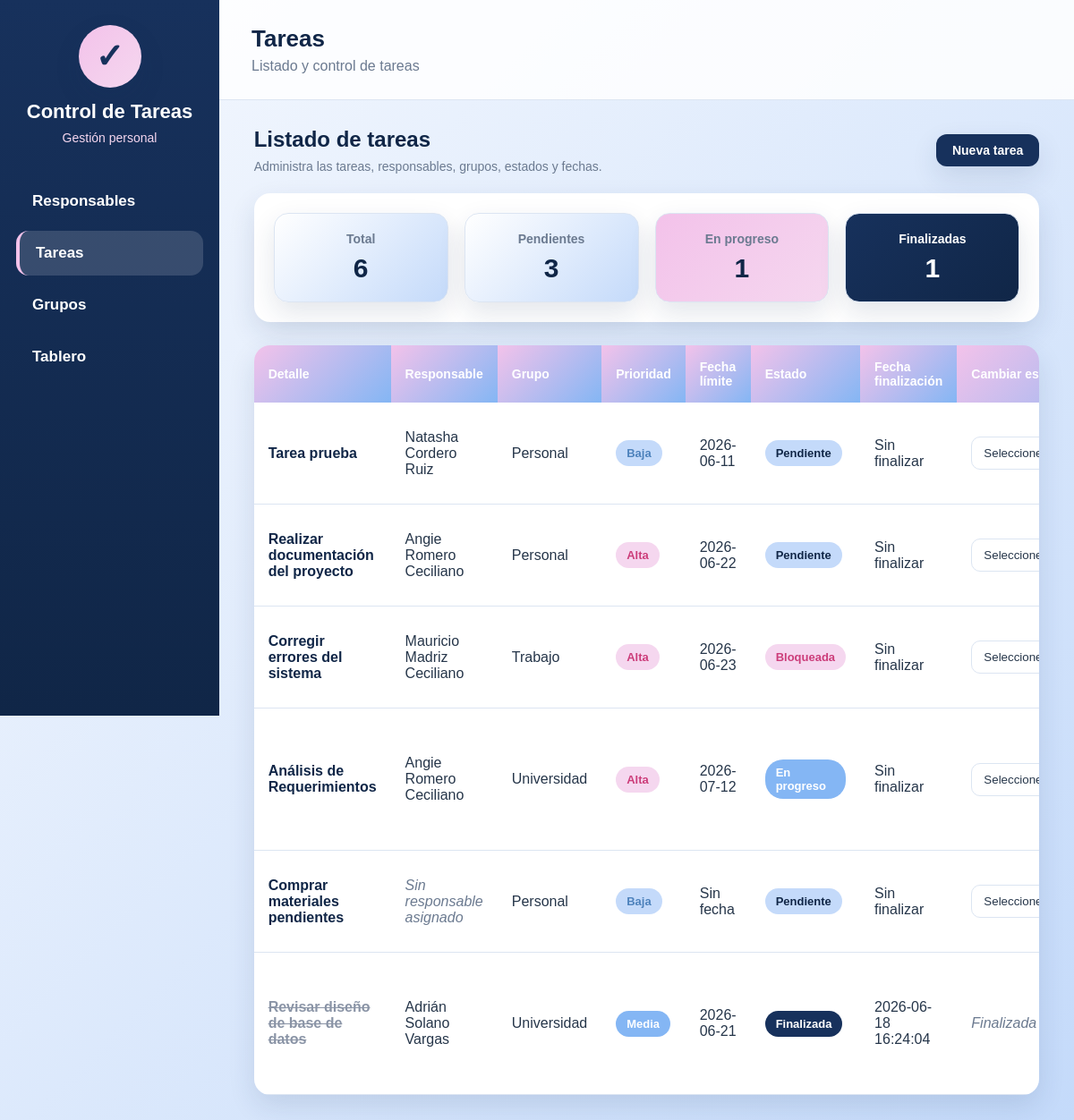
The page /tareas/listar.php on the database its author committed.
### tables this page shows
CREATE TABLE `tareas` (
  `id_tarea` int NOT NULL AUTO_INCREMENT,
  `detalle` text NOT NULL,
  `prioridad` enum('Baja','Media','Alta') NOT NULL,
  `fecha_limite` date DEFAULT NULL,
  `estado` enum('Pendiente','En progreso','Bloqueada','Finalizada') NOT NULL DEFAULT 'Pendiente',
  `fecha_finalizacion` datetime DEFAULT NULL,
  `id_responsable` int DEFAULT NULL,
  `id_grupo` int DEFAULT NULL,
  PRIMARY KEY (`id_tarea`),
  KEY `idx_tareas_responsable` (`id_responsable`),
  KEY `idx_tareas_grupo` (`id_grupo`),
  CONSTRAINT `fk_tareas_grupos` FOREIGN KEY (`id_grupo`) REFERENCES `grupos` (`id_grupo`) ON DELETE SET NULL,
  CONSTRAINT `fk_tareas_responsable` FOREIGN KEY (`id_responsable`) REFERENCES `responsables` (`id_responsable`) ON DELETE SET NULL,
  CONSTRAINT `fk_tareas_responsables` FOREIGN KEY (`id_responsable`) REFERENCES `responsables` (`id_responsable`) ON DELETE SET NULL
);

CREATE TABLE `responsables` (
  `id_responsable` int NOT NULL AUTO_INCREMENT,
  `identificacion` varchar(50) NOT NULL,
  `nombre` varchar(100) NOT NULL,
  `apellidos` varchar(150) NOT NULL,
  PRIMARY KEY (`id_responsable`)
);

CREATE TABLE `grupos` (
  `id_grupo` int NOT NULL AUTO_INCREMENT,
  `nombre` varchar(100) NOT NULL,
  PRIMARY KEY (`id_grupo`)
);

### tareas/listar.php (the view, shortened to what this page needs)
<?php
require_once "../config/conexion.php";
$titulo_pagina = "Tareas";
$subtitulo_pagina = "Listado y control de tareas";
$pagina_activa = "tareas";
$css_pagina = "tareas/listar.css";
$sql = "
    SELECT
        t.id_tarea,
        t.detalle,
        t.prioridad,
        t.fecha_limite,
        t.estado,
        t.fecha_finalizacion,
        t.id_responsable,
        t.id_grupo,
        r.nombre AS nombre_responsable,
        r.apellidos AS apellidos_responsable,
        g.nombre AS nombre_grupo
    FROM tareas t
    LEFT JOIN responsables r ON t.id_responsable = r.id_responsable
    LEFT JOIN grupos g ON t.id_grupo = g.id_grupo
    ORDER BY
        CASE WHEN t.estado = 'Finalizada' THEN 1 ELSE 0 END,
        t.fecha_limite IS NULL,
        t.fecha_limite ASC,
        t.id_tarea DESC
";
$consulta = $conexion->prepare($sql);
$consulta->execute();
$tareas = $consulta->fetchAll();
$total = count($tareas);
$pendientes = 0;
$progreso = 0;
$bloqueadas = 0;
$finalizadas = 0;
foreach ($tareas as $tarea) {
    if ($tarea["estado"] === "Pendiente") {
        $pendientes++;
    } elseif ($tarea["estado"] === "En progreso") {
        $progreso++;
    } elseif ($tarea["estado"] === "Bloqueada") {
        $bloqueadas++;
    } elseif ($tarea["estado"] === "Finalizada") {
        $finalizadas++;
    }
}
include "../includes/header.php";
include "../includes/menu.php";
?>
<div class="contenido-principal">
    <div class="barra-superior">
        <h2><?php echo htmlspecialchars($titulo_pagina); ?></h2>
        <p><?php echo htmlspecialchars($subtitulo_pagina); ?></p>
    </div>
    <div class="contenedor">
        <div class="encabezado-listado">
            <div>
                <h2 class="titulo-pagina">Listado de tareas</h2>
                <p class="subtitulo-pagina">Administra las tareas, responsables, grupos, estados y fechas.</p>
            </div>
            <a href="crear.php" class="btn btn-principal">Nueva tarea</a>
        </div>
        <div class="tarjetas-resumen">
            <div class="tarjeta-resumen">
                <span>Total</span>
                <strong><?php echo $total; ?></strong>
            </div>
            <div class="tarjeta-resumen">
                <span>Pendientes</span>
                <strong><?php echo $pendientes; ?></strong>
            </div>
            <div class="tarjeta-resumen tarjeta-rosada">
                <span>En progreso</span>
                <strong><?php echo $progreso; ?></strong>
            </div>
            <div class="tarjeta-resumen tarjeta-oscura">
                <span>Finalizadas</span>
                <strong><?php echo $finalizadas; ?></strong>
            </div>
        </div>
        <div class="tabla-contenedor">
            <?php if (count($tareas) > 0): ?>
                <table class="tabla-tareas">
                    <thead>
                        <tr>
                            <th>Detalle</th>
                            <th>Responsable</th>
                            <th>Grupo</th>
                            <th>Prioridad</th>
                            <th>Fecha límite</th>
                            <th>Estado</th>
                            <th>Fecha finalización</th>
                            <th>Cambiar estado</th>
                        </tr>
                    </thead>
                    <tbody>
                        <?php foreach ($tareas as $tarea): ?>
                            <?php
                                $claseEstado = strtolower(str_replace(" ", "-", $tarea["estado"]));
                                $clasePrioridad = strtolower($tarea["prioridad"]);
                                $responsable = "Sin responsable asignado";
                                if (!empty($tarea["nombre_responsable"])) {
                                    $responsable = $tarea["nombre_responsable"] . " " . $tarea["apellidos_responsable"];
                                }
                                $grupo = !empty($tarea["nombre_grupo"]) ? $tarea["nombre_grupo"] : "Sin grupo";
                            ?>
                            <tr>
                                <td>
                                    <span class="detalle-tarea <?php echo $tarea["estado"] === "Finalizada" ? "tarea-finalizada" : ""; ?>">
                                        <?php echo htmlspecialchars($tarea["detalle"]); ?>
                                    </span>
                                </td>
                                <td>
                                    <?php if ($responsable === "Sin responsable asignado"): ?>
                                        <span class="texto-suave">Sin responsable asignado</span>
                                    <?php else: ?>
                                        <?php echo htmlspecialchars($responsable); ?>
                                    <?php endif; ?>
                                </td>
                                <td>
                                    <?php if ($grupo === "Sin grupo"): ?>
                                        <span class="texto-suave">Sin grupo</span>
                                    <?php else: ?>
                                        <?php echo htmlspecialchars($grupo); ?>
                                    <?php endif; ?>
                                </td>
                                <td>
                                    <span class="prioridad prioridad-<?php echo $clasePrioridad; ?>">
                                        <?php echo htmlspecialchars($tarea["prioridad"]); ?>
                                    </span>
                                </td>
                                <td>
                                    <?php echo $tarea["fecha_limite"] ? htmlspecialchars($tarea["fecha_limite"]) : "Sin fecha"; ?>
                                </td>
                                <td>
                                    <span class="estado estado-<?php echo $claseEstado; ?>">
                                        <?php echo htmlspecialchars($tarea["estado"]); ?>
                                    </span>
                                </td>
                                <td>
                                    <?php echo $tarea["fecha_finalizacion"] ? htmlspecialchars($tarea["fecha_finalizacion"]) : "Sin finalizar"; ?>
                                </td>
                                <td>
                                    <?php if ($tarea["estado"] !== "Finalizada"): ?>
                                        <form action="cambiar_estado.php" method="POST" class="form-estado">
                                            <select name="nuevo_estado" required>
                                                <option value="">Seleccione</option>
                                            </select>
                                        </form>
                                    <?php else: ?>
                                        <span class="texto-suave">Finalizada</span>
                                    <?php endif; ?>
                                </td>
                            </tr>
                        <?php endforeach; ?>
                    </tbody>
                </table>
            <?php endif; ?>
        </div>
    </div>
</div>
<?php include "../includes/footer.php"; ?>

### includes/header.php (shortened to what this page needs)
<?php
$base_url = "/control_tareas";
?>
<!DOCTYPE html>
<html lang="es">
<head>
    <link rel="stylesheet" href="<?php echo $base_url; ?>/assets/css/global.css?v=<?php echo time(); ?>">
    <?php if (isset($css_pagina)): ?>
        <link rel="stylesheet" href="<?php echo $base_url; ?>/assets/css/<?php echo $css_pagina; ?>?v=<?php echo time(); ?>">
    <?php endif; ?>
</head>
<body>

### includes/menu.php
<aside class="menu-lateral">
    <div class="logo">
        <div class="logo-icono">✓</div>
        <h1>Control de Tareas</h1>
        <p>Gestión personal</p>
    </div>
     <nav class="menu">
     <a href="<?php echo $base_url; ?>/responsables/listar.php"
           class="<?php echo $pagina_activa === 'responsables' ? 'activo' : ''; ?>">
            Responsables
        </a>
        <a href="<?php echo $base_url; ?>/tareas/listar.php"
           class="<?php echo $pagina_activa === 'tareas' ? 'activo' : ''; ?>">
            Tareas
        </a>
        <a href="<?php echo $base_url; ?>/grupos/listar.php"
           class="<?php echo $pagina_activa === 'grupos' ? 'activo' : ''; ?>">
            Grupos
        </a>
        <a href="<?php echo $base_url; ?>/tablero/tablero.php"
            class="<?php echo $pagina_activa === 'tablero' ? 'activo' : ''; ?>">
            Tablero
        </a>
    </nav>
</aside>

### includes/footer.php (shortened to what this page needs)
</body>
</html>

### assets/css/tareas/listar.css (style rules this page uses)
.tarjetas-resumen { display: grid; grid-template-columns: repeat(4, 1fr); gap: 18px; background: white; padding: 22px; border-radius: 18px; box-shadow: var(--sombra); margin-bottom: 26px; }
.tarjeta-resumen { background: linear-gradient(135deg, white, var(--celeste-suave)); border: 1px solid var(--gris-borde); border-radius: 16px; padding: 20px; text-align: center; }
.tarjeta-resumen span { display: block; color: var(--gris-suave); font-weight: bold; margin-bottom: 8px; }
.tarjeta-resumen strong { font-size: 30px; color: var(--azul-menu-oscuro); }
.tarjeta-rosada { background: linear-gradient(135deg, white, var(--rosado-suave)); }
.tarjeta-oscura { background: linear-gradient(135deg, var(--azul-menu), var(--azul-oscuro)); }
.tarjeta-oscura span, .tarjeta-oscura strong { color: white; }

### rows shown on the page
tareas: detalle "Tarea prueba", id_responsable.apellidos "Natasha Cordero Ruiz", id_grupo.nombre "Personal", prioridad "Baja", fecha_limite "2026-06-11", estado "Pendiente", shows "Sin finalizar"
tareas: detalle "Realizar documentación del proyecto", id_responsable.apellidos "Angie Romero Ceciliano", id_grupo.nombre "Personal", prioridad "Alta", fecha_limite "2026-06-22", estado "Pendiente", shows "Sin finalizar"
tareas: detalle "Corregir errores del sistema", id_responsable.apellidos "Mauricio Madriz Ceciliano", id_grupo.nombre "Trabajo", prioridad "Alta", fecha_limite "2026-06-23", estado "Bloqueada", shows "Sin finalizar"
tareas: detalle "Análisis de Requerimientos", id_responsable.apellidos "Angie Romero Ceciliano", id_grupo.nombre "Universidad", prioridad "Alta", fecha_limite "2026-07-12", estado "En progreso", shows "Sin finalizar"
tareas: detalle "Comprar materiales pendientes", shows "Sin responsable asignado", id_grupo.nombre "Personal", prioridad "Baja", shows "Sin fecha", estado "Pendiente", shows "Sin finalizar"
tareas: detalle "Revisar diseño de base de datos", id_responsable.apellidos "Adrián Solano Vargas", id_grupo.nombre "Universidad", prioridad "Media", fecha_limite "2026-06-21", estado "Finalizada", fecha_finalizacion "2026-06-18 16:24:04"

### other values the page prints
$titulo_pagina "Tareas"
$subtitulo_pagina "Listado y control de tareas"
$total "6"
$pendientes "3"
$progreso "1"
$finalizadas "1"
